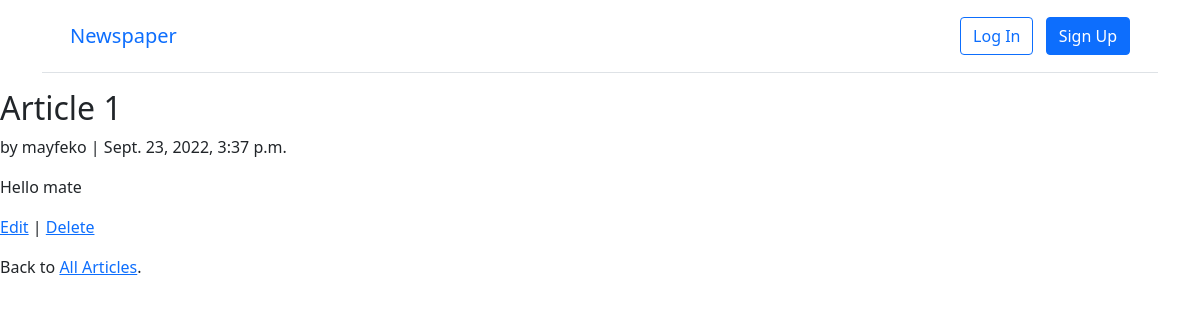
/articles/1/, run on the app's committed database.
### articles/models.py (models this page shows, shortened)
class Article(models.Model):
    title = models.CharField(max_length=255)
    body = models.TextField()
    date = models.DateTimeField(auto_now_add=True)
    author = models.ForeignKey(
        settings.AUTH_USER_MODEL,
        on_delete=models.CASCADE,
    )

### accounts/models.py (models this page shows)
class CustomUser(AbstractUser):
    age = models.PositiveIntegerField(null=True, blank=True)

### articles/views.py (the view)
# urls.py: path("<int:pk>/", ArticleDetailView.as_view(), name="article_detail"),
class ArticleDetailView(DetailView):
    model = Article
    template_name = "article_detail.html"

### templates/article_detail.html
{% extends "base.html" %}
{% block content %}
<div class="article-entry">
    <h2>{{ object.title }}</h2>
    <p>by {{ object.author }} | {{ object.date }}</p>
    <p>{{ object.body }}</p>
</div>
<p><a href="{% url 'article_edit' article.pk %}">Edit</a> |
<a href="{% url 'article_delete' article.pk %}">Delete</a></p>
<p>Back to <a href="{% url 'article_list' %}">All Articles</a>.</p>
{% endblock content %}

### data on the page
Article: title "Article 1", author "mayfeko", date "Sept. 23, 2022, 3:37 p.m.", body "Hello mate"
